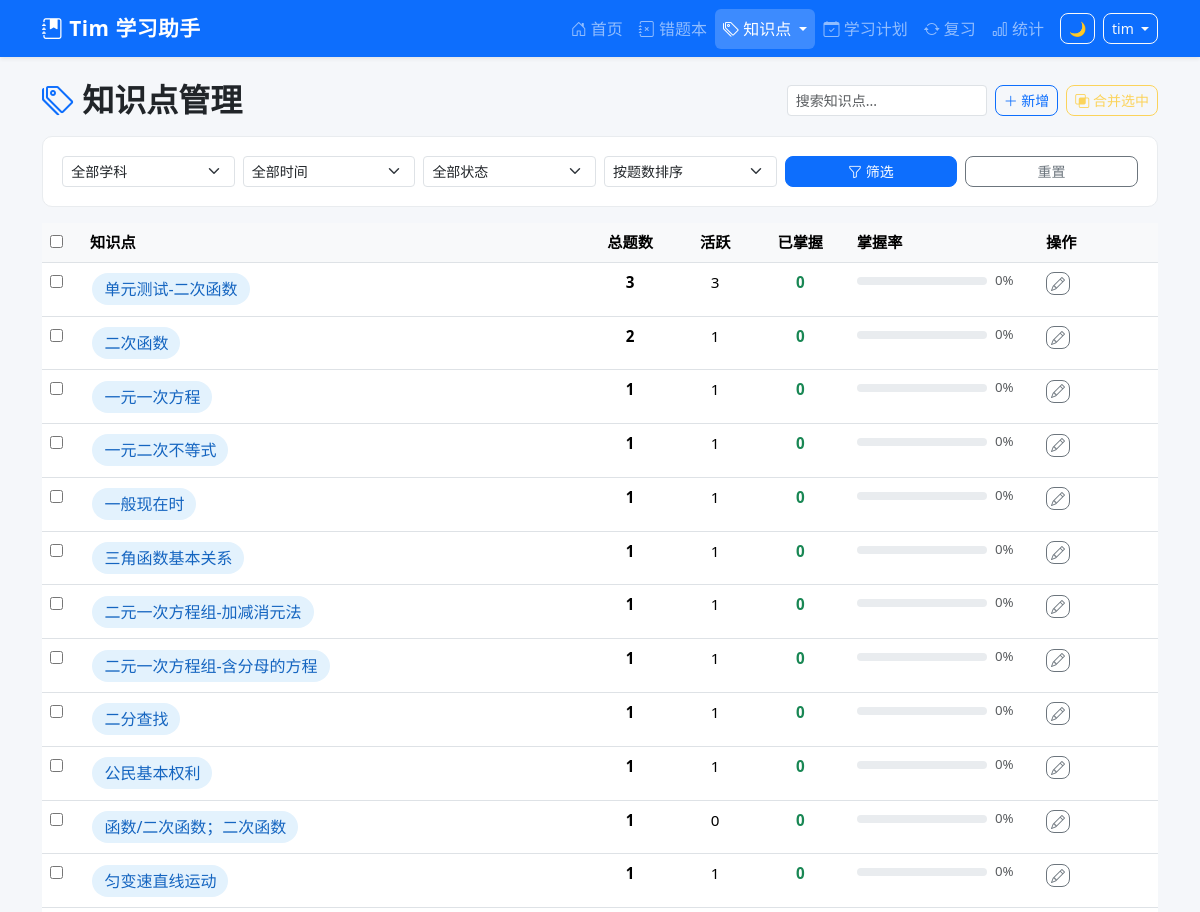
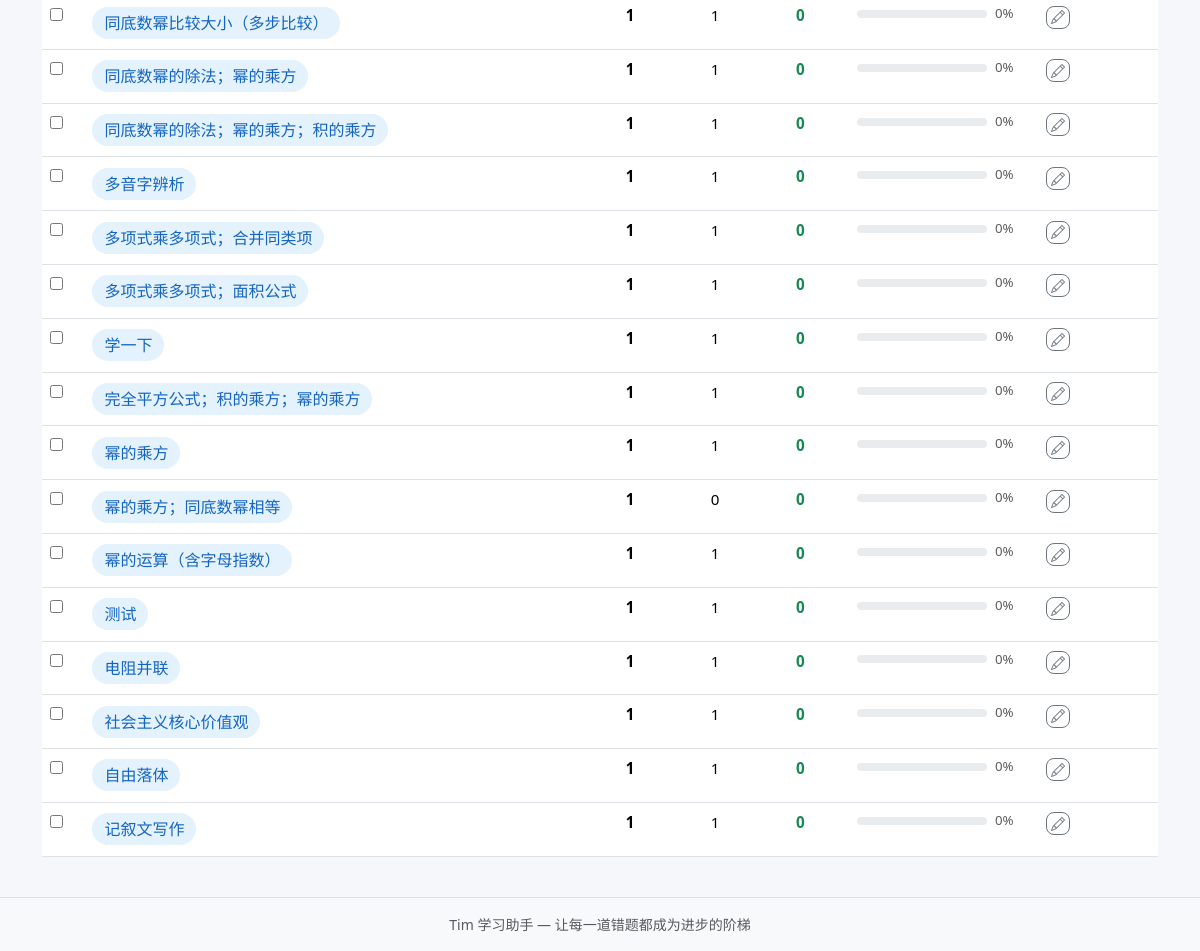
The page /knowledge-points (signed in) on the database its author committed (2 pictures, top to bottom).
### tables this page shows
CREATE TABLE mistake_records (
            id INTEGER PRIMARY KEY AUTOINCREMENT,
            uuid TEXT NOT NULL,
            sys_platform TEXT NOT NULL DEFAULT 'web',
            bstudio_create_time TIMESTAMP DEFAULT CURRENT_TIMESTAMP,
            xueke TEXT NOT NULL,
            timu TEXT NOT NULL,
            xueshengdaan TEXT DEFAULT '',
            zhengquedaan TEXT DEFAULT '',
            cuowufenxi TEXT DEFAULT '',
            zhishidian TEXT DEFAULT '',
            difficulty INTEGER DEFAULT 1,
            review_count INTEGER DEFAULT 0,
            last_review_at TIMESTAMP,
            next_review_at TIMESTAMP,
            review_stage INTEGER DEFAULT 0,
            review_algorithm TEXT DEFAULT 'sm2',
            status TEXT DEFAULT 'active',
            updated_at TIMESTAMP DEFAULT CURRENT_TIMESTAMP
        , voice_data TEXT DEFAULT '');

### app.py (the view)
@app.route('/knowledge-points',)
@login_required
def knowledge_points():
    xueke_filter = request.args.get('xueke', '')
    days_filter = request.args.get('days', '', type=int)
    status_filter = request.args.get('status', '')
    sort = request.args.get('sort', 'total')
    where_clauses = ["zhishidian != ''"]
    params = []
    if xueke_filter:
        where_clauses.append('xueke = ?')
        params.append(xueke_filter)
    if days_filter and days_filter > 0:
        where_clauses.append("bstudio_create_time >= date('now', ? || ' days')")
        params.append(str(-days_filter))
    if status_filter:
        where_clauses.append('status = ?')
        params.append(status_filter)
    where_sql = ' AND '.join(where_clauses)
    order_map = {
        'total': 'total DESC',
        'rate_asc': 'CAST(mastered_count AS REAL) / total ASC',
        'rate_desc': 'CAST(mastered_count AS REAL) / total DESC',
        'name': 'zhishidian ASC',
    }
    order_sql = order_map.get(sort, 'total DESC')
    kps = query_db(
        f'''SELECT zhishidian,
                  COUNT(*) as total,
                  SUM(CASE WHEN status='active' THEN 1 ELSE 0 END) as active_count,
                  SUM(CASE WHEN status='mastered' THEN 1 ELSE 0 END) as mastered_count
           FROM mistake_records
           WHERE {where_sql}
           GROUP BY zhishidian
           ORDER BY {order_sql}''',
        params
    )
    resp = make_response(render_template('knowledge_points.html',
        kps=kps,
        xueke_filter=xueke_filter,
        days_filter=days_filter or '',
        status_filter=status_filter,
        sort=sort,
        subjects=Config.get_subjects(),
        status_options=Config.STATUS_OPTIONS))
    return set_uuid_cookie(resp, g.user_uuid)

### app.py (called while the page is built, shortened)
@app.after_request
def add_security_headers(resp):
    resp.headers['X-Frame-Options'] = 'DENY'
    resp.headers['X-Content-Type-Options'] = 'nosniff'
    resp.headers['Referrer-Policy'] = 'strict-origin-when-cross-origin'
    return resp

@app.before_request
def csrf_check():
    if 'csrf_token' not in session:
        session['csrf_token'] = str(uuid_mod.uuid4())
    if request.method in ('GET', 'HEAD', 'OPTIONS'):
        return

def login_required(f):
    @wraps(f)
    def decorated(*a, **kw):
        if 'user_id' not in session:
            return redirect(url_for('login', next=request.path))
        return f(*a, **kw)
    return decorated

@app.before_request
def before_request():
    g.user_uuid = get_or_create_uuid()
    g.username = session.get('username', '')

### config.py (called while the page is built)
    @staticmethod
    def get_subjects():
        try:
            from database import query_db
            rows = query_db("SELECT name FROM base_data WHERE category='subject' ORDER BY sort_order")
            if rows:
                return [r['name'] for r in rows]
        except Exception:
            pass
        return Config.SUBJECTS

### database.py (called while the page is built)
def get_db():
    conn = sqlite3.connect(Config.DATABASE_PATH, timeout=5)
    conn.row_factory = sqlite3.Row
    conn.execute("PRAGMA foreign_keys = ON")
    conn.execute("PRAGMA journal_mode = WAL")
    return conn

def query_db(query, args=(), one=False):
    if 'mistake_records' in query and 'WHERE 1=1' in query:
        query = query.replace('WHERE 1=1', "WHERE status != 'deleted'")
    conn = get_db()
    cur = conn.execute(query, args)
    rv = cur.fetchall()
    conn.close()
    return (rv[0] if rv else None) if one else rv

### utils.py (called while the page is built)
def get_or_create_uuid():
    user_uuid = request.cookies.get(Config.COOKIE_NAME)
    if not user_uuid:
        try:
            from database import query_db
            row = query_db(
                'SELECT uuid, COUNT(*) AS cnt FROM mistake_records '
                'GROUP BY uuid ORDER BY cnt DESC LIMIT 1', one=True)
            if row and row['cnt'] > 0:
                user_uuid = str(row['uuid'])
        except Exception:
            pass
        if not user_uuid:
            user_uuid = str(uuid_mod.uuid4())
    return user_uuid

def set_uuid_cookie(response, user_uuid):
    response.set_cookie(
        Config.COOKIE_NAME,
        user_uuid,
        max_age=Config.COOKIE_MAX_AGE,
        httponly=True,
        samesite='Lax'
    )
    return response

### templates/knowledge_points.html (shortened to what this page needs)
{% extends "base.html" %}
{% block content %}
<div class="d-flex justify-content-between align-items-center mb-3 flex-wrap gap-2">
    <h2 class="fw-bold mb-0"><i class="bi bi-tags text-primary"></i> 知识点管理</h2>
    <div class="d-flex gap-2">
        <input type="text" id="kp-search" class="form-control form-control-sm" placeholder="搜索知识点..." style="width:200px" oninput="filterKps()">
        <button class="btn btn-outline-primary btn-sm" data-bs-toggle="modal" data-bs-target="#addKpModal">
            <i class="bi bi-plus-lg"></i> 新增
        </button>
        <button class="btn btn-outline-warning btn-sm" id="merge-btn" onclick="startMerge()" disabled>
            <i class="bi bi-intersect"></i> 合并选中
        </button>
    </div>
</div>
<div class="filter-bar mb-3">
    <form method="GET" class="row g-2 align-items-end">
        <div class="col-md-2">
            <select name="xueke" class="form-select form-select-sm">
                <option value="">全部学科</option>
            </select>
        </div>
        <div class="col-md-2">
            <select name="days" class="form-select form-select-sm">
                <option value="">全部时间</option>
            </select>
        </div>
        <div class="col-md-2">
            <select name="status" class="form-select form-select-sm">
                <option value="">全部状态</option>
            </select>
        </div>
        <div class="col-md-2">
            <select name="sort" class="form-select form-select-sm">
                <option value="total" {% if sort == 'total' %}selected{% endif %}>按题数排序</option>
            </select>
        </div>
        <div class="col-md-2">
            <button type="submit" class="btn btn-primary btn-sm w-100"><i class="bi bi-funnel"></i> 筛选</button>
        </div>
        <div class="col-md-2">
            <a href="{{ url_for('knowledge_points') }}" class="btn btn-outline-secondary btn-sm w-100">重置</a>
        </div>
    </form>
</div>
{% if kps %}
<div class="table-responsive">
    <table class="table table-hover" id="kp-table">
        <thead>
            <tr>
                <th style="width:40px"><input type="checkbox" id="kp-select-all" onchange="toggleAllKps(this)"></th>
                <th>知识点</th>
                <th class="text-center">总题数</th>
                <th class="text-center">活跃</th>
                <th class="text-center">已掌握</th>
                <th style="min-width:120px">掌握率</th>
                <th style="width:120px">操作</th>
            </tr>
        </thead>
        <tbody>
            {% for kp in kps %}
            <tr class="kp-row" data-name="{{ kp['zhishidian'] }}">
                <td><input type="checkbox" class="kp-cb" value="{{ kp['zhishidian'] }}" data-name="{{ kp['zhishidian'] }}"></td>
                <td>
                    <a href="{{ url_for('question_list', zhishidian=kp['zhishidian']) }}" class="text-decoration-none fw-bold">
                        <span class="knowledge-badge fs-6">{{ kp['zhishidian'] }}</span>
                    </a>
                </td>
                <td class="text-center fw-bold">{{ kp['total'] }}</td>
                <td class="text-center">{{ kp['active_count'] }}</td>
                <td class="text-center text-success fw-bold">{{ kp['mastered_count'] }}</td>
                <td>
                    <div class="d-flex align-items-center gap-2">
                        <div class="progress flex-grow-1" style="height:8px">
                            {% set pct = (kp['mastered_count'] / kp['total'] * 100) if kp['total'] > 0 else 0 %}
                        </div>
                        <small class="text-muted" style="min-width:35px">{{ pct|int }}%</small>
                    </div>
                </td>
                <td>
                    <button class="btn btn-outline-secondary btn-sm py-0 px-1" title="重命名"
                            onclick="renameKp('{{ kp['zhishidian']|e }}')">
                        <i class="bi bi-pencil"></i>
                    </button>
                </td>
            </tr>
            {% endfor %}
        </tbody>
    </table>
</div>
{% endif %}
{% endblock %}

### static/css/style.css (style rules this page uses)
:root { --primary: #0d6efd; --success: #198754; --warning: #ffc107; --danger: #dc3545; --info: #0dcaf0; --dark: #212529; --light: #f8f9fa; }
body { min-height: 100vh; display: flex; flex-direction: column; background-color: #f5f7fa; }
.knowledge-badge { display: inline-block; padding: 0.25rem 0.75rem; border-radius: 20px; font-size: 0.85rem; font-weight: 500; background-color: #e3f2fd; color: #1565c0; margin: 0.15rem; }
.filter-bar { background: white; padding: 1.2rem; border-radius: 10px; margin-bottom: 1.5rem; border: 1px solid #e9ecef; }
.btn { border-radius: 8px; font-weight: 500; transition: all 0.2s; }
.table { font-size: 0.95rem; }
.table th { font-weight: 600; background-color: #f8f9fa; }

### rows shown on the page
mistake_records: zhishidian "二次函数", total "2", active_count "1", mastered_count "0", pct "0"
mistake_records: zhishidian "一元一次方程", total "1", active_count "1", mastered_count "0", pct "0"
mistake_records: zhishidian "一元二次不等式", total "1", active_count "1", mastered_count "0", pct "0"
mistake_records: zhishidian "一般现在时", total "1", active_count "1", mastered_count "0", pct "0"
mistake_records: zhishidian "三角函数基本关系", total "1", active_count "1", mastered_count "0", pct "0"
mistake_records: zhishidian "二元一次方程组-加减消元法", total "1", active_count "1", mastered_count "0", pct "0"
mistake_records: zhishidian "二元一次方程组-含分母的方程", total "1", active_count "1", mastered_count "0", pct "0"
mistake_records: zhishidian "二分查找", total "1", active_count "1", mastered_count "0", pct "0"
mistake_records: zhishidian "公民基本权利", total "1", active_count "1", mastered_count "0", pct "0"
mistake_records: zhishidian "函数/二次函数；二次函数", total "1", active_count "0", mastered_count "0", pct "0"
mistake_records: zhishidian "同底数幂比较大小（多步比较）", total "1", active_count "1", mastered_count "0", pct "0"
mistake_records: zhishidian "同底数幂的除法；幂的乘方", total "1", active_count "1", mastered_count "0", pct "0"
mistake_records: zhishidian "同底数幂的除法；幂的乘方；积的乘方", total "1", active_count "1", mastered_count "0", pct "0"
mistake_records: zhishidian "多音字辨析", total "1", active_count "1", mastered_count "0", pct "0"
mistake_records: zhishidian "多项式乘多项式；合并同类项", total "1", active_count "1", mastered_count "0", pct "0"
mistake_records: zhishidian "多项式乘多项式；面积公式", total "1", active_count "1", mastered_count "0", pct "0"
mistake_records: zhishidian "学一下", total "1", active_count "1", mastered_count "0", pct "0"
mistake_records: zhishidian "完全平方公式；积的乘方；幂的乘方", total "1", active_count "1", mastered_count "0", pct "0"
mistake_records: zhishidian "幂的乘方；同底数幂相等", total "1", active_count "0", mastered_count "0", pct "0"
mistake_records: zhishidian "幂的运算（含字母指数）", total "1", active_count "1", mastered_count "0", pct "0"
mistake_records: zhishidian "测试", total "1", active_count "1", mastered_count "0", pct "0"
mistake_records: zhishidian "社会主义核心价值观", total "1", active_count "1", mastered_count "0", review_stage "0"
mistake_records: zhishidian "自由落体", total "1", active_count "1", mastered_count "0", pct "0"
mistake_records: zhishidian "记叙文写作", total "1", active_count "1", mastered_count "0", pct "0"

### other values the page prints
{{ session.username }} "tim"
{{ kp['zhishidian'] }} "单元测试-二次函数" "匀变速直线运动" "幂的乘方" "电阻并联"
{{ kp['total'] }} "3" "1" "1" "1"
{{ kp['active_count'] }} "3" "1" "1" "1"
{{ kp['mastered_count'] }} "0" "0" "0" "0"
{{ pct|int }} "0" "0" "0" "0"
